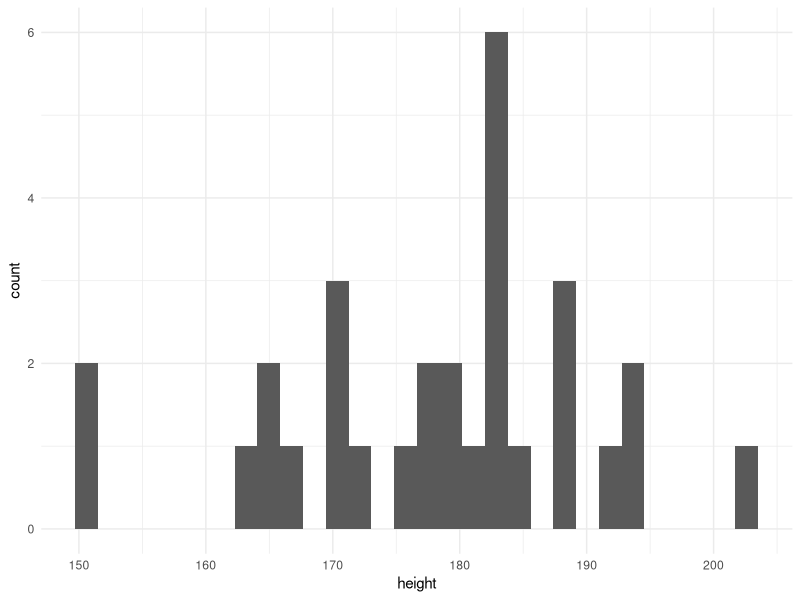
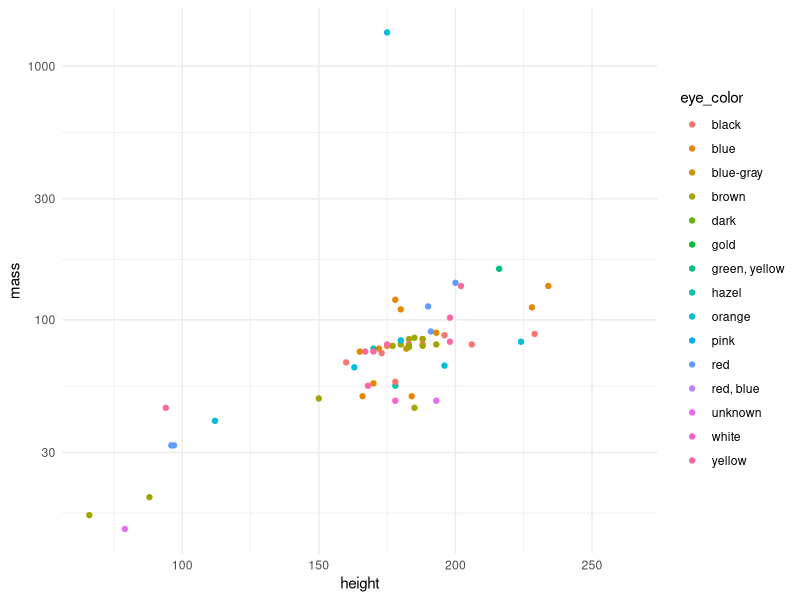
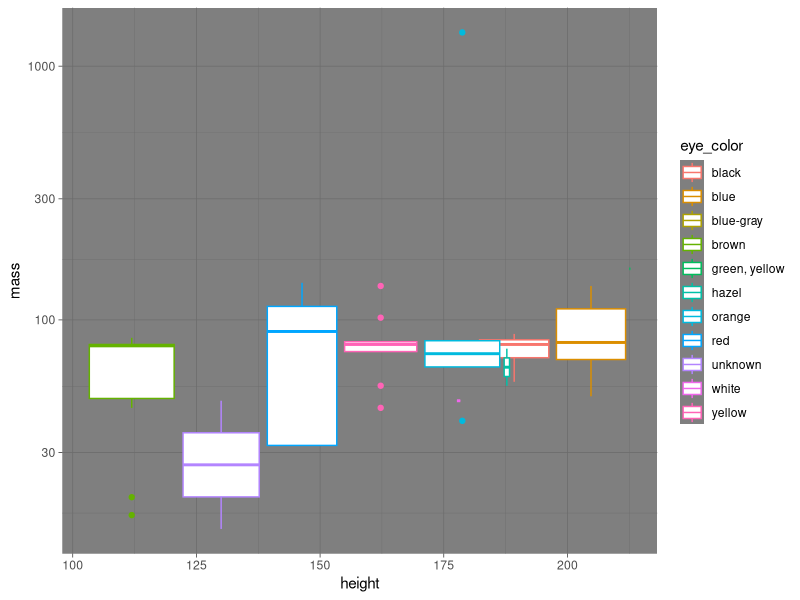
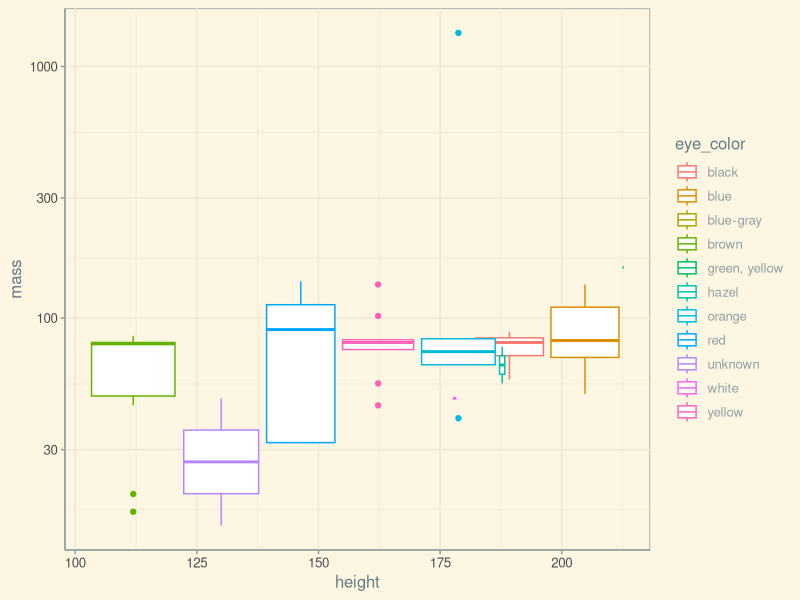
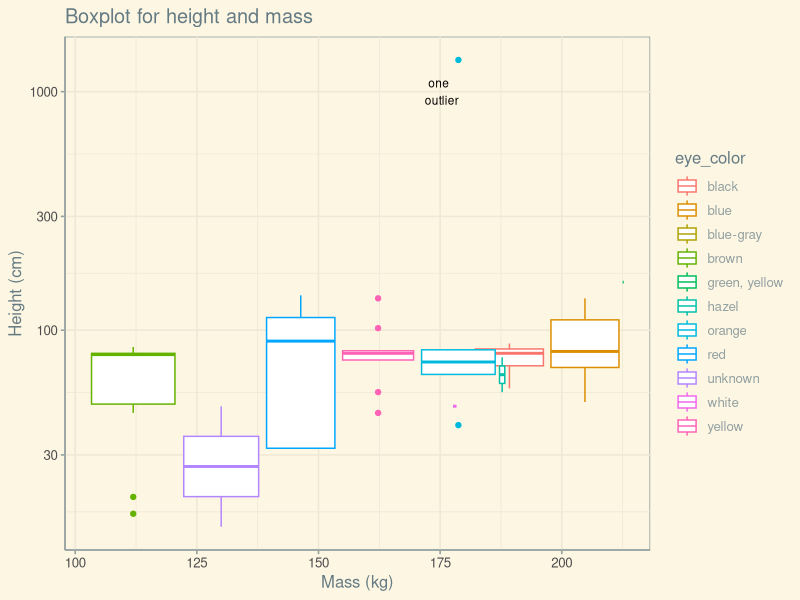
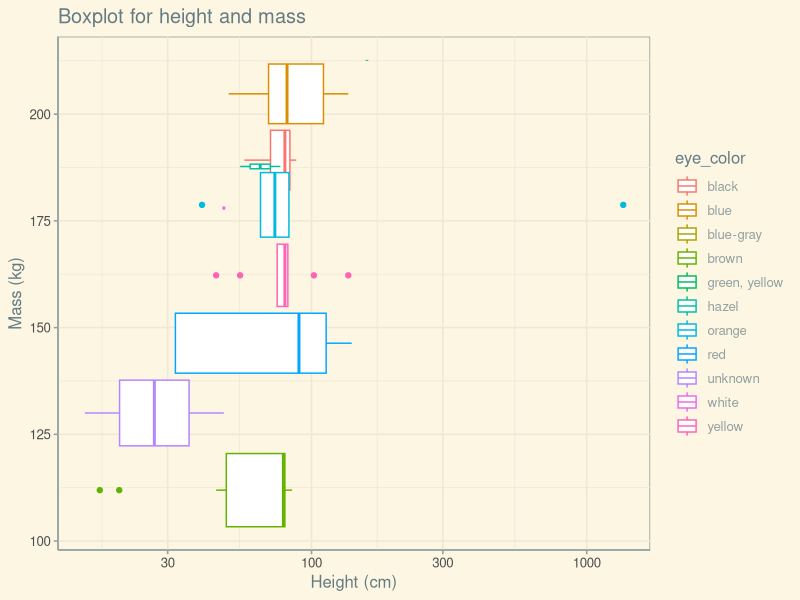
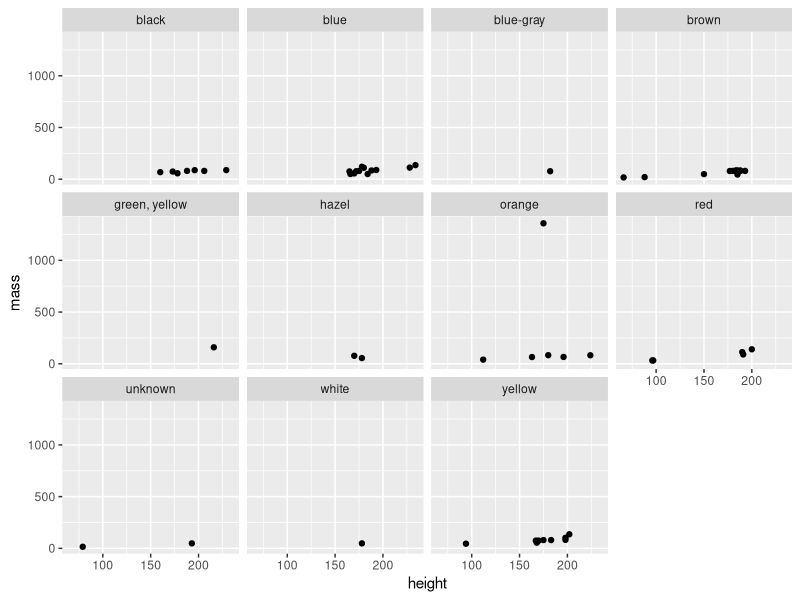
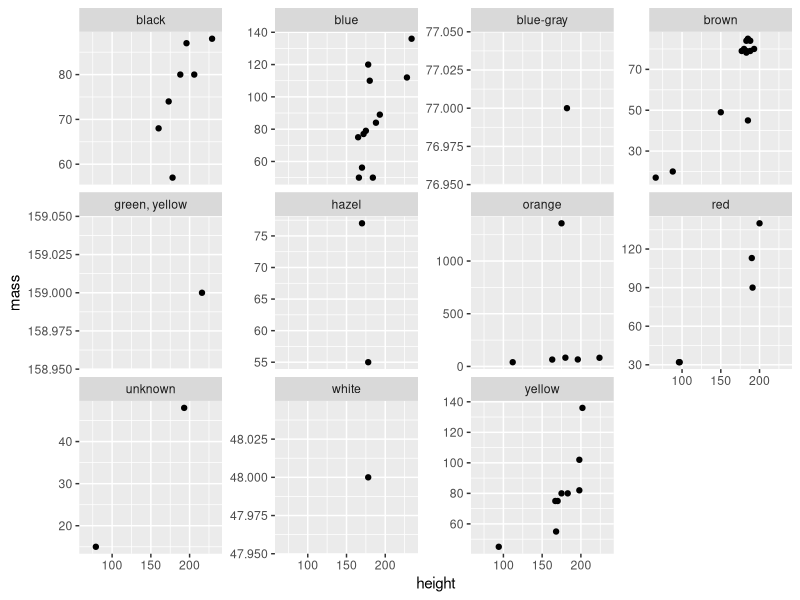

The R script that drew these images, in order:
# Liying

library(tidyverse)

View(starwars) 
str(starwars)
names(starwars)

# talk about %>% 
# talk filter
# talk select

# historgram
starwars %>% 
  filter(species == "Human") %>% 
  ggplot(aes(height)) +
  geom_histogram() +
  theme_minimal()

# scatter plot
starwars %>% 
  select(height, mass, eye_color) %>% 
  ggplot(aes(height, mass, color = eye_color)) +
  geom_point() +
  scale_y_log10() +
  theme_minimal()

# Gayoung
#############################################
# boxplot: simple
box_simple <- starwars %>% 
  select(height, mass, eye_color) %>% 
  ggplot(aes(height, mass, color = eye_color)) +
  geom_boxplot() + #boxplot
  scale_y_log10()

# boxplot: theme setup
box_simple +
  theme_dark() 

#using different pkg to try other themes. 
#https://ggplot2-book.org/polishing.html
install.packages('ggthemes', dependencies = TRUE)
library(ggthemes)
box_simple +
  theme_solarized()

# put title and annotation
box_simple +
  theme_solarized() +
  ggtitle("Boxplot for height and mass") +
  labs (x= "Mass (kg)",
        y= "Height (cm)") +
  annotate(geom ="text", 
           x = 175,
           y = 1000,
           label = "one \n outlier", 
           size= 3)

# flip the coord
box_simple +
  theme_solarized() +
  ggtitle("Boxplot for height and mass") +
  labs (x= "Mass (kg)",
        y= "Height (cm)") +
  coord_flip()

#########################################

# facet_wrap
starwars %>% 
  select(height, mass, eye_color) %>% 
  drop_na() %>% #drop NA 
  ggplot(aes(height, mass)) +
  geom_point() +
  facet_wrap(~eye_color)

# facet : setting y scale to free
starwars %>% 
  select(height, mass, eye_color) %>% 
  drop_na() %>% #drop NA 
  ggplot(aes(height, mass)) +
  geom_point() +
  facet_wrap(~eye_color, scales = "free_y")

# get rid of outlier
facet_simple <-
  starwars %>% 
  select(height, mass, eye_color) %>% 
  filter(mass < 1000) %>% # drop outlier
  drop_na() %>% 
  ggplot(aes(height, mass)) +
  geom_point(color = "blue") + #change the point color to blue
  facet_wrap(~eye_color)

#add theme and labels 
facet_simple + 
  theme_solarized() +
  ggtitle("Boxplot for height and mass") +
  labs (x= "Height (cm)",
        y= "Mass (kg)")
